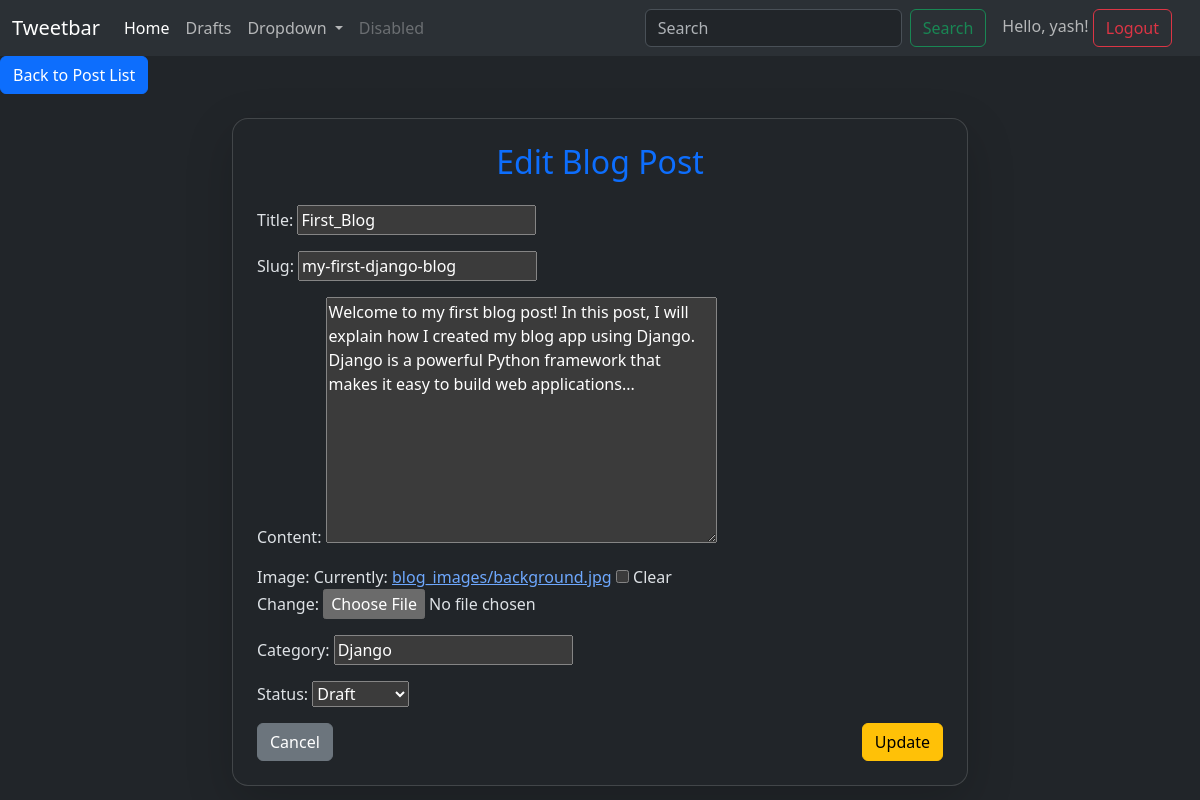
The app's page /posts/1/edit/ (signed in) with its own data.
### blog_app/models.py (models this page shows, shortened)
class Post(models.Model):
    id = models.AutoField(primary_key=True)
    STATUS_CHOICES = (
        ('draft', 'Draft'),
        ('published', 'Published'),
    )
    title = models.CharField(
        max_length=200,
        validators=[MinLengthValidator(5)]
    )
    author = models.ForeignKey(User, on_delete=models.CASCADE)
    slug = models.SlugField(unique=True, max_length=200)
    content = models.TextField(validators=[validate_content_length])
    image = models.ImageField(upload_to='blog_images/', blank=True, null=True)
    category = models.CharField(max_length=100, blank=True, null=True)
    status = models.CharField(max_length=10, choices=STATUS_CHOICES, default='draft')
    created_at = models.DateTimeField(auto_now_add=True)
    updated_at = models.DateTimeField(auto_now=True)

### blog_app/views.py (the view)
# urls.py: path('posts/<int:id>/edit/' , views.post_edit , name='post_edit'),
@login_required
def post_edit(request , id):
    post = get_object_or_404(Post , pk=id , author = request.user)
    if request.method == "POST":
        form = PostForm(request.POST , request.FILES , instance = post)
        if form.is_valid():
            post = form.save(commit = False)
            post.author = request.user
            post.save()
            return redirect('post_draft_list' if post.status == 'draft' else 'post_list')
    else:
        form = PostForm(instance=post)
    return render(request, 'post_edit.html', {'form': form, 'post': post})

### blog_app/forms.py
class PostForm(forms.ModelForm):
    class Meta:
        model = Post
        fields = ['title', 'slug', 'content', 'image', 'category', 'status']

### templates/post_edit.html (shortened to what this page needs)
{% extends 'base.html'%}
{% block content %}
<a class = "btn btn-primary" href="{% url 'post_list' %}">Back to Post List</a><br><br>
<div class="container">
   <div class="row justify-content-center">
       <div class="col-md-8">
           <div class="card shadow-lg p-4 rounded-4">
               <h2 class="text-center text-primary mb-4">Edit Blog Post</h2>
               <form method="post" enctype="multipart/form-data">
                   <div class="mb-3">
                       {{ form.as_p }}
                   </div>
                   <div class="d-flex justify-content-between">
                    <a href="{% url 'post_list' %}" class="btn btn-secondary">Cancel</a>
                     <button type="submit" class="btn btn-warning">Update</button>
                   </div>
               </form>
           </div>
       </div>
   </div>
{% endblock %}

### templates/base.html (shortened to what this page needs)
{% load static %}
<!DOCTYPE html>
<html lang="en" data-bs-theme="dark">
<head>
    <link href="https://cdn.jsdelivr.net/npm/bootstrap@5.3.8/dist/css/bootstrap.min.css" rel="stylesheet">
</head>
<body>
    <nav class="navbar navbar-expand-lg bg-body-tertiary">
  <div class="container-fluid">
    <a class="navbar-brand" href="{% url 'post_list' %}">Tweetbar</a>
    <div class="collapse navbar-collapse" id="navbarSupportedContent">
      <ul class="navbar-nav me-auto mb-2 mb-lg-0">
        <li class="nav-item">
          <a class="nav-link active" aria-current="page" href="{% url 'post_list' %}">Home</a>
        </li>
        <li class="nav-item">
          <a class="nav-link" href="{% url 'post_draft_list' %}">Drafts</a>
        </li>
         <li class="nav-item dropdown">
          <a class="nav-link dropdown-toggle" href="#" role="button" data-bs-toggle="dropdown" aria-expanded="false">
            Dropdown
          </a>
        </li>
        <li class="nav-item">
          <a class="nav-link disabled" aria-disabled="true">Disabled</a>
        </li>
      </ul>
      <form method="get" action="{% url 'search_post' %}" class="d-flex" role="search">
        <input class="form-control me-2" type="search" placeholder="Search" aria-label="Search" name="query" id="query"/>
        <button class="btn btn-outline-success" type="submit">Search</button>
      </form>
     <div class="d-flex ms-3">
        {% if user.is_authenticated %}
      <form method="post" action="{% url 'logout' %}">
          <span class="navbar-text me-3">
            Hello, {{ user.username }}!
        <button class="btn btn-outline-danger" type="submit">Logout</button>
      </form>
        {% else %}
        <a href="{% url 'login' %}" class="btn btn-outline-success me-2">Login</a>
        <a href="{% url 'register' %}" class="btn btn-outline-primary">Register</a>
        {% endif %}
      </div>
  </div>
</nav>
    {% block content %}
    {% endblock %}
</body>
</html>

### records on screen
Post: title "First_Blog", slug "my-first-django-blog", content "Welcome to my first blog post! In this post, I will explain how I created my blog app using Django. Django is a powerful Python framework that makes it easy to build web applications...", category "Django", status "Draft"

### other values on screen
{{ user.username }} "yash"
